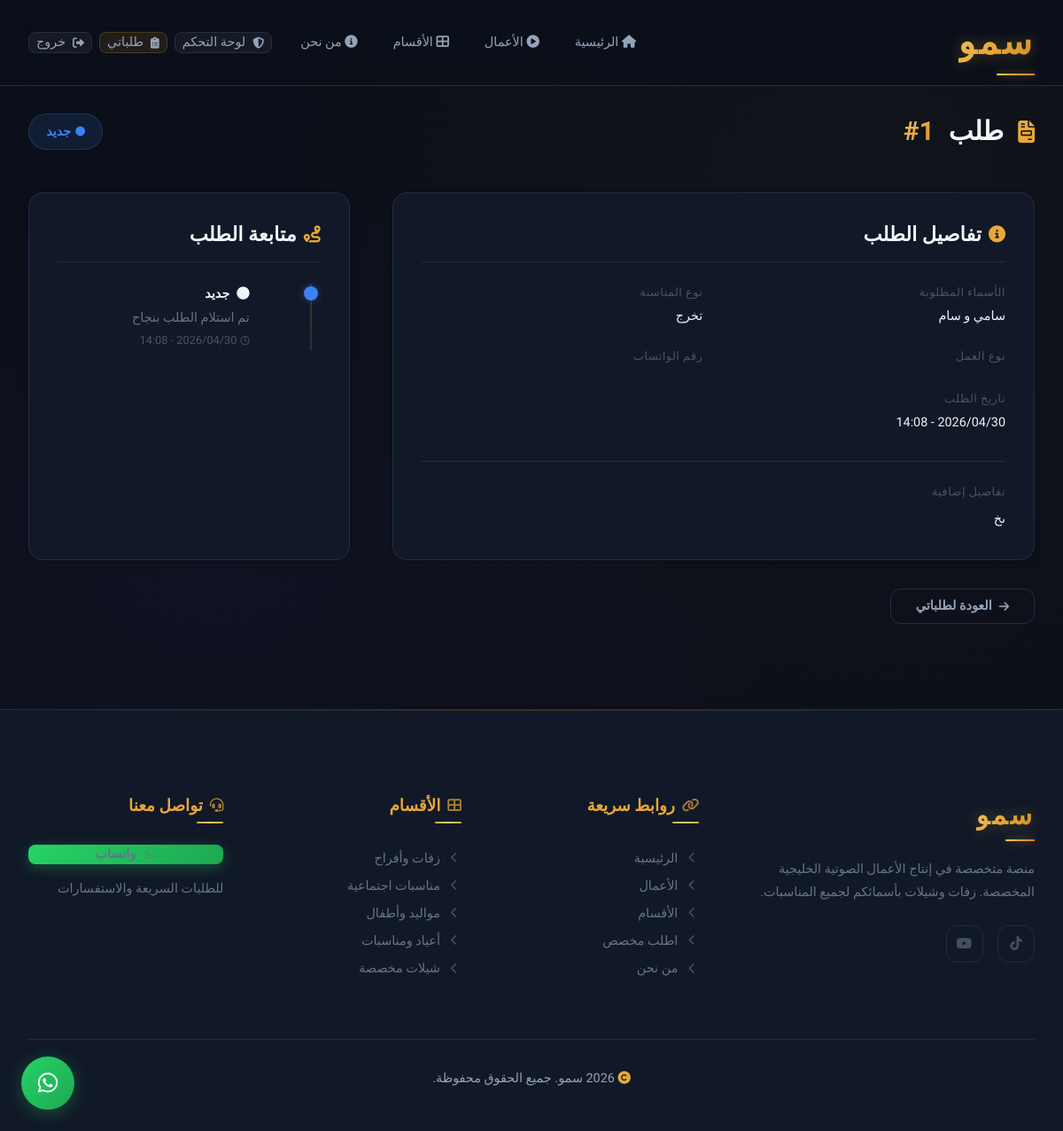
The app's page /dashboard/order/1 (signed in) with its own data.
### app/models.py (models this page shows, shortened)
class Order(db.Model):
    __tablename__ = 'orders'
    id = db.Column(db.Integer, primary_key=True)
    user_id = db.Column(db.Integer, db.ForeignKey('users.id'), nullable=True)
    guest_name = db.Column(db.String(100), nullable=True)
    guest_phone = db.Column(db.String(20), nullable=True)
    names_requested = db.Column(db.String(300), nullable=False)
    subcategory_id = db.Column(db.Integer, db.ForeignKey('categories.id'), nullable=True)
    occasion_type = db.Column(db.String(100), nullable=False) # يمكن استخدامه كاسم القسم المختار
    work_type = db.Column(db.String(50), nullable=False)
    reference_sample_id = db.Column(db.Integer, db.ForeignKey('samples.id'), nullable=True)
    details = db.Column(db.Text, nullable=True)
    whatsapp_number = db.Column(db.String(20), nullable=False)
    status = db.Column(db.String(20), default='new')
    created_at = db.Column(db.DateTime, default=lambda: datetime.now(timezone.utc))
    updated_at = db.Column(db.DateTime, default=lambda: datetime.now(timezone.utc),
                           onupdate=lambda: datetime.now(timezone.utc))
    reference_sample = db.relationship('Sample', backref='orders')
    category = db.relationship('Category', foreign_keys=[subcategory_id])
    tracking_updates = db.relationship('TrackingUpdate', backref='order',
                                       lazy='dynamic', order_by='TrackingUpdate.created_at.desc()')
    @property
    def status_label(self):
        labels = {'new': 'جديد', 'in_progress': 'قيد التنفيذ', 'delivered': 'تم التسليم'}
        return labels.get(self.status, self.status)
    @property
    def status_color(self):
        colors = {'new': 'info', 'in_progress': 'warning', 'delivered': 'success'}
        return colors.get(self.status, 'info')

class TrackingUpdate(db.Model):
    __tablename__ = 'tracking_updates'
    id = db.Column(db.Integer, primary_key=True)
    order_id = db.Column(db.Integer, db.ForeignKey('orders.id'), nullable=False)
    status = db.Column(db.String(20), nullable=False)
    note = db.Column(db.Text, nullable=True)
    created_at = db.Column(db.DateTime, default=lambda: datetime.now(timezone.utc))
    @property
    def status_label(self):
        labels = {'new': 'جديد', 'in_progress': 'قيد التنفيذ', 'delivered': 'تم التسليم'}
        return labels.get(self.status, self.status)

### app/routes/orders.py (the view)
@orders_bp.route('/dashboard/order/<int:order_id>')
@login_required
def order_detail(order_id):
    order = Order.query.filter_by(id=order_id, user_id=current_user.id).first_or_404()
    tracking = order.tracking_updates.order_by(TrackingUpdate.created_at.asc()).all()
    return render_template('dashboard/order_detail.html', order=order, tracking=tracking)

### app/templates/dashboard/order_detail.html (shortened to what this page needs)
{% extends "base.html" %}
{% block content %}
<section class="dashboard-page">
    <div class="container">
        <div class="dashboard-header">
            <h1><i class="fas fa-file-invoice"></i> طلب <span class="accent-text">#{{ order.id }}</span></h1>
            <span class="badge badge-{{ order.status_color }}" style="font-size: var(--fs-sm); padding: 0.5rem 1.2rem;">
                {% if order.status == 'new' %}<i class="fas fa-circle"></i>
                {% elif order.status == 'in_progress' %}<i class="fas fa-spinner"></i>
                {% else %}<i class="fas fa-check-circle"></i>{% endif %}
                {{ order.status_label }}
            </span>
        </div>
        <div class="order-detail">
            <div class="order-info-card animate-on-scroll">
                <h2><i class="fas fa-info-circle"></i> تفاصيل الطلب</h2>
                <div class="order-info-grid">
                    <div class="order-info-item">
                        <div class="order-info-item__label">الأسماء المطلوبة</div>
                        <div class="order-info-item__value">{{ order.names_requested }}</div>
                    </div>
                    <div class="order-info-item">
                        <div class="order-info-item__label">نوع المناسبة</div>
                        <div class="order-info-item__value">{{ order.occasion_type }}</div>
                    </div>
                    <div class="order-info-item">
                        <div class="order-info-item__label">نوع العمل</div>
                    </div>
                    <div class="order-info-item">
                        <div class="order-info-item__label">رقم الواتساب</div>
                    </div>
                    <div class="order-info-item">
                        <div class="order-info-item__label">تاريخ الطلب</div>
                        <div class="order-info-item__value">{{ order.created_at.strftime('%Y/%m/%d - %H:%M') }}</div>
                    </div>
                </div>
                {% if order.details %}
                <div style="margin-top: var(--space-xl); padding-top: var(--space-lg); border-top: 1px solid var(--bg-border);">
                    <div class="order-info-item">
                        <div class="order-info-item__label">تفاصيل إضافية</div>
                        <div class="order-info-item__value" style="margin-top: var(--space-sm); line-height: var(--lh-relaxed);">{{ order.details }}</div>
                    </div>
                </div>
                {% endif %}
            </div>
            <div class="order-info-card animate-on-scroll">
                <h2><i class="fas fa-route"></i> متابعة الطلب</h2>
                {% if tracking %}
                <div class="timeline">
                    {% for update in tracking %}
                    <div class="timeline-item timeline-item--{{ 'success' if update.status == 'delivered' else ('warning' if update.status == 'in_progress' else 'info') }}">
                        <div class="timeline-item__dot"></div>
                        <div class="timeline-item__status">
                            {% if update.status == 'new' %}<i class="fas fa-circle"></i>
                            {% elif update.status == 'in_progress' %}<i class="fas fa-cog fa-spin"></i>
                            {% else %}<i class="fas fa-check-circle"></i>{% endif %}
                            {{ update.status_label }}
                        </div>
                        {% if update.note %}
                        <div class="timeline-item__note">{{ update.note }}</div>
                        {% endif %}
                        <div class="timeline-item__date"><i class="far fa-clock"></i> {{ update.created_at.strftime('%Y/%m/%d - %H:%M') }}</div>
                    </div>
                    {% endfor %}
                </div>
                {% else %}
                <p style="color: var(--text-tertiary); font-size: var(--fs-sm);">لا توجد تحديثات بعد</p>
                {% endif %}
            </div>
        </div>
        <div style="margin-top: var(--space-xl);">
            <a href="{{ url_for('orders.dashboard') }}" class="btn btn-outline">
                <i class="fas fa-arrow-right"></i> العودة لطلباتي
            </a>
        </div>
    </div>
</section>
{% endblock %}

### app/templates/base.html (shortened to what this page needs)
<!DOCTYPE html>
<html lang="ar" dir="rtl">
<head>
    <link rel="stylesheet"
          href="https://cdnjs.cloudflare.com/ajax/libs/font-awesome/6.5.1/css/all.min.css"
          onerror="this.onerror=null;this.href='https://cdn.jsdelivr.net/npm/@fortawesome/fontawesome-free@6.5.1/css/all.min.css';" />
    <link rel="stylesheet" href="{{ url_for('static', filename='css/variables.css') }}">
    <link rel="stylesheet" href="{{ url_for('static', filename='css/base.css') }}">
    <link rel="stylesheet" href="{{ url_for('static', filename='css/components.css') }}">
    <link rel="stylesheet" href="{{ url_for('static', filename='css/pages.css') }}">
</head>
<body>
    <nav class="navbar" id="navbar">
        <div class="container">
            <a href="{{ url_for('main.index') }}" class="logo">سمو</a>
            <div class="nav-links" id="navLinks">
                <a href="{{ url_for('main.index') }}" class="{% if request.endpoint == 'main.index' %}active{% endif %}">
                    <i class="fas fa-home"></i> الرئيسية
                </a>
                <a href="{{ url_for('main.index') }}#featured">
                    <i class="fas fa-play-circle"></i> الأعمال
                </a>
                <a href="{{ url_for('main.index') }}#categories">
                    <i class="fas fa-th-large"></i> الأقسام
                </a>
                <a href="{{ url_for('main.about') }}" class="{% if request.endpoint == 'main.about' %}active{% endif %}">
                    <i class="fas fa-info-circle"></i> من نحن
                </a>
                <div class="nav-auth">
                    {% if current_user.is_authenticated %}
                        {% if current_user.is_admin %}
                            <a href="{{ url_for('admin.dashboard') }}" class="btn btn-sm btn-ghost">
                                <i class="fas fa-shield-halved"></i> لوحة التحكم
                            </a>
                        {% endif %}
                        <a href="{{ url_for('orders.dashboard') }}" class="btn btn-sm btn-secondary">
                            <i class="fas fa-clipboard-list"></i> طلباتي
                        </a>
                        <a href="{{ url_for('auth.logout') }}" class="btn btn-sm btn-ghost">
                            <i class="fas fa-sign-out-alt"></i> خروج
                        </a>
                    {% endif %}
                </div>
            </div>
        </div>
    </nav>
    <main>
        {% block content %}{% endblock %}
    </main>
    <footer class="footer">
        <div class="container">
            <div class="footer-grid">
                <div class="footer-col footer-brand">
                    <div class="logo" style="margin-bottom: var(--space-lg); font-size: var(--fs-xl); display: inline-block;">سمو</div>
                    <p>منصة متخصصة في إنتاج الأعمال الصوتية الخليجية المخصصة. زفات وشيلات بأسمائكم لجميع المناسبات.</p>
                    <div class="footer-social">
                        <a href="https://www.tiktok.com/@.bo6b?_r=1&_t=ZS-95rwLRkdma8" aria-label="TikTok">
                            <i class="fab fa-tiktok"></i>
                        </a>
                        <a href="https://youtube.com/@zaffat-f9o?si=nrIe7QA_RzNBtxz0" aria-label="YouTube">
                            <i class="fab fa-youtube"></i>
                        </a>
                    </div>
                </div>
                <div class="footer-col">
                    <h4 class="footer-col__title"><i class="fas fa-link"></i> روابط سريعة</h4>
                    <a href="{{ url_for('main.index') }}"><i class="fas fa-chevron-left"></i> الرئيسية</a>
                    <a href="{{ url_for('main.index') }}#featured"><i class="fas fa-chevron-left"></i> الأعمال</a>
                    <a href="{{ url_for('main.index') }}#categories"><i class="fas fa-chevron-left"></i> الأقسام</a>
                    <a href="{{ url_for('orders.new_order') }}"><i class="fas fa-chevron-left"></i> اطلب مخصص</a>
                    <a href="{{ url_for('main.about') }}"><i class="fas fa-chevron-left"></i> من نحن</a>
                </div>
                <div class="footer-col">
                    <h4 class="footer-col__title"><i class="fas fa-th-large"></i> الأقسام</h4>
                    <a href="{{ url_for('main.category', slug='zaffat') }}"><i class="fas fa-chevron-left"></i> زفات وأفراح</a>
                    <a href="{{ url_for('main.category', slug='social') }}"><i class="fas fa-chevron-left"></i>  مناسبات اجتماعية </a>
                    <a href="{{ url_for('main.category', slug='newborn') }}"><i class="fas fa-chevron-left"></i> مواليد وأطفال</a>
                    <a href="{{ url_for('main.category', slug='celebrations') }}"><i class="fas fa-chevron-left"></i> أعياد ومناسبات</a>
                    <a href="{{ url_for('main.category', slug='sheilat') }}"><i class="fas fa-chevron-left"></i> شيلات مخصصة</a>
                </div>
                <div class="footer-col">
                    <h4 class="footer-col__title"><i class="fas fa-headset"></i> تواصل معنا</h4>
                    <a href="https://wa.me/{{ whatsapp_number.replace('+', '') }}" target="_blank" class="btn btn-whatsapp btn-sm" style="margin-bottom: var(--space-md);">
                        <i class="fab fa-whatsapp"></i> واتساب
                    </a>
                    <p style="font-size: var(--fs-sm); color: var(--text-tertiary);">للطلبات السريعة والاستفسارات</p>
                </div>
            </div>
            <div class="footer-bottom">
                <p><i class="fas fa-copyright"></i> {{ brand_year }} {{ brand_name }}. جميع الحقوق محفوظة.</p>
            </div>
        </div>
    </footer>
    <a href="https://wa.me/0558262881?}}" target="_blank" class="whatsapp-float" aria-label="تواصل واتساب">
        <i class="fab fa-whatsapp"></i>
    </a>
</body>
</html>

### app/static/css/variables.css (style rules this page uses)
:root { --accent: #E8A838; --accent-light: #F5C871; --accent-dark: #C78B1E; --accent-glow: rgba(232, 168, 56, 0.35); --accent-5: rgba(232, 168, 56, 0.05); --accent-10: rgba(232, 168, 56, 0.10); --accent-15: rgba(232, 168, 56, 0.15); --accent-20: rgba(232, 168, 56, 0.20); --gradient-accent: linear-gradient(135deg, #E8A838 0%, #F5C871 50%, #E8A838 100%); --gradient-accent-btn: linear-gradient(135deg, #E8A838 0%, #C78B1E 100%); --gradient-accent-text: linear-gradient(135deg, #F5C871, #E8A838, #C78B1E); --gradient-accent-vivid: linear-gradient(135deg, #F2D06B 0%, #E8A838 40%, #D4822A 100%); --secondary: #8B5CF6; --secondary-light: #A78BFA; --secondary-dark: #7C3AED; --secondary-glow: rgba(139, 92, 246, 0.25); --secondary-10: rgba(139, 92, 246, 0.10); --tertiary: #14B8A6; --tertiary-glow: rgba(20, 184, 166, 0.2); --bg-base: #0B0F19; --bg-card: #111827; --bg-elevated: #1A2035; --bg-hover: #1E2642; --bg-border: #252D44; --bg-border-light: #2E3A56; --text-primary: #F1F5F9; --text-secondary: #94A3B8; --text-tertiary: #64748B; --text-dim: #475569; --success: #22C55E; --success-bg: rgba(34, 197, 94, 0.12); --success-border: rgba(34, 197, 94, 0.25); --warning: #F59E0B; --warning-bg: rgba(245, 158, 11, 0.12); --warning-border: rgba(245, 158, 11, 0.25); --info: #3B82F6; --info-bg: rgba(59, 130, 246, 0.12); --info-border: rgba(59, 130, 246, 0.25); --error: #EF4444; --error-bg: rgba(239, 68, 68, 0.12); --error-border: rgba(239, 68, 68, 0.25); --whatsapp: #25D366; --whatsapp-dark: #1DA851; --whatsapp-glow: rgba(37, 211, 102, 0.3); --font-primary: 'Tajawal', 'Segoe UI', sans-serif; --fs-xs: clamp(0.7rem, 0.65rem + 0.25vw, 0.8rem); --fs-sm: clamp(0.8rem, 0.75rem + 0.3vw, 0.9rem); --fs-base: clamp(0.9rem, 0.85rem + 0.35vw, 1rem); --fs-md: clamp(1rem, 0.9rem + 0.5vw, 1.15rem); --fs-lg: clamp(1.15rem, 1rem + 0.7vw, 1.4rem); --fs-xl: clamp(1.4rem, 1.15rem + 1.2vw, 1.85rem); --fs-2xl: clamp(1.75rem, 1.35rem + 2vw, 2.5rem); --fs-3xl: clamp(2.2rem, 1.5rem + 3.5vw, 3.5rem); --fs-hero: clamp(2rem, 1.2rem + 4vw, 3.8rem); --fw-light: 300; --fw-regular: 400; --fw-medium: 500; --fw-bold: 700; --fw-black: 900; --lh-tight: 1.3; --lh-normal: 1.6; --lh-relaxed: 1.8; --space-xs: 0.25rem; --space-sm: 0.5rem; --space-md: 1rem; --space-lg: 1.5rem; --space-xl: 2rem; --space-2xl: 3rem; --space-3xl: 4rem; --space-4xl: 6rem; --space-section: clamp(3rem, 2rem + 5vw, 6rem); --container-max: 1200px; --container-padding: clamp(1rem, 3vw, 2rem); --radius-sm: 8px; --radius-md: 12px; --radius-lg: 16px; --radius-xl: 24px; --radius-full: 9999px; --shadow-sm: 0 2px 8px rgba(0, 0, 0, 0.25); --shadow-md: 0 4px 24px rgba(0, 0, 0, 0.35); --shadow-lg: 0 8px 40px rgba(0, 0, 0, 0.45); --shadow-accent: 0 4px 25px rgba(232, 168, 56, 0.2); --shadow-accent-lg: 0 8px 40px rgba(232, 168, 56, 0.25); --shadow-card: 0 4px 20px rgba(0, 0, 0, 0.3); --shadow-card-hover: 0 12px 40px rgba(0, 0, 0, 0.4), 0 0 0 1px rgba(232, 168, 56, 0.1); --glass-bg: rgba(11, 15, 25, 0.8); --glass-bg-heavy: rgba(11, 15, 25, 0.92); --glass-border: rgba(232, 168, 56, 0.12); --glass-blur: 20px; --transition-fast: 0.15s ease; --transition-base: 0.3s cubic-bezier(0.4, 0, 0.2, 1); --transition-slow: 0.5s cubic-bezier(0.4, 0, 0.2, 1); --transition-spring: 0.5s cubic-bezier(0.175, 0.885, 0.32, 1.275); --z-dropdown: 100; --z-sticky: 200; --z-nav: 300; --z-modal: 400; --z-whatsapp: 500; }

### records on screen
Order: id "1", status_label "جديد", names_requested "سامي و سام", occasion_type "تخرج", created_at "2026/04/30 - 14:08", details "ىخ"
TrackingUpdate: status_label "جديد", note "تم استلام الطلب بنجاح", created_at "2026/04/30 - 14:08"

### other values on screen
{{ brand_name }} "سمو"
